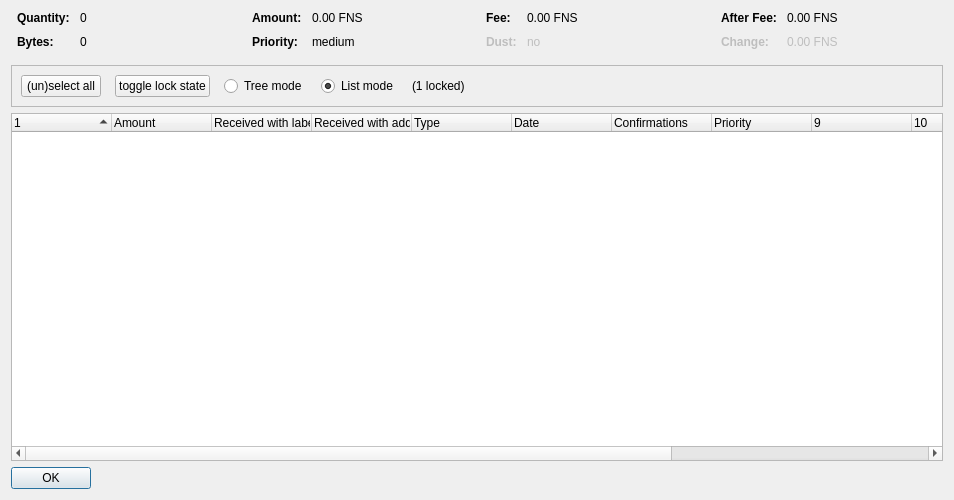
<?xml version="1.0" encoding="UTF-8"?>
<ui version="4.0">
 <class>CoinControlDialog</class>
 <widget class="QDialog" name="CoinControlDialog">
  <property name="geometry">
   <rect>
    <x>0</x>
    <y>0</y>
    <width>954</width>
    <height>500</height>
   </rect>
  </property>
  <property name="windowTitle">
   <string>Coin Selection</string>
  </property>
  <layout class="QVBoxLayout" name="verticalLayout">
   <item>
    <layout class="QHBoxLayout" name="horizontalLayoutTop" stretch="0,0,0,0">
     <property name="topMargin">
      <number>0</number>
     </property>
     <property name="bottomMargin">
      <number>10</number>
     </property>
     <item>
      <layout class="QFormLayout" name="formLayoutCoinControl1">
       <property name="horizontalSpacing">
        <number>10</number>
       </property>
       <property name="verticalSpacing">
        <number>10</number>
       </property>
       <property name="leftMargin">
        <number>6</number>
       </property>
       <property name="rightMargin">
        <number>6</number>
       </property>
       <item row="0" column="0">
        <widget class="QLabel" name="labelCoinControlQuantityText">
         <property name="font">
          <font>
           <weight>75</weight>
           <bold>true</bold>
          </font>
         </property>
         <property name="text">
          <string>Quantity:</string>
         </property>
        </widget>
       </item>
       <item row="0" column="1">
        <widget class="QLabel" name="labelCoinControlQuantity">
         <property name="cursor">
          <cursorShape>IBeamCursor</cursorShape>
         </property>
         <property name="contextMenuPolicy">
          <enum>Qt::ActionsContextMenu</enum>
         </property>
         <property name="text">
          <string notr="true">0</string>
         </property>
         <property name="textInteractionFlags">
          <set>Qt::LinksAccessibleByMouse|Qt::TextSelectableByKeyboard|Qt::TextSelectableByMouse</set>
         </property>
        </widget>
       </item>
       <item row="1" column="0">
        <widget class="QLabel" name="labelCoinControlBytesText">
         <property name="font">
          <font>
           <weight>75</weight>
           <bold>true</bold>
          </font>
         </property>
         <property name="text">
          <string>Bytes:</string>
         </property>
        </widget>
       </item>
       <item row="1" column="1">
        <widget class="QLabel" name="labelCoinControlBytes">
         <property name="cursor">
          <cursorShape>IBeamCursor</cursorShape>
         </property>
         <property name="contextMenuPolicy">
          <enum>Qt::ActionsContextMenu</enum>
         </property>
         <property name="text">
          <string notr="true">0</string>
         </property>
         <property name="textInteractionFlags">
          <set>Qt::LinksAccessibleByMouse|Qt::TextSelectableByKeyboard|Qt::TextSelectableByMouse</set>
         </property>
        </widget>
       </item>
      </layout>
     </item>
     <item>
      <layout class="QFormLayout" name="formLayoutCoinControl2">
       <property name="horizontalSpacing">
        <number>10</number>
       </property>
       <property name="verticalSpacing">
        <number>10</number>
       </property>
       <property name="leftMargin">
        <number>6</number>
       </property>
       <property name="rightMargin">
        <number>6</number>
       </property>
       <item row="0" column="0">
        <widget class="QLabel" name="labelCoinControlAmountText">
         <property name="font">
          <font>
           <weight>75</weight>
           <bold>true</bold>
          </font>
         </property>
         <property name="text">
          <string>Amount:</string>
         </property>
        </widget>
       </item>
       <item row="0" column="1">
        <widget class="QLabel" name="labelCoinControlAmount">
         <property name="cursor">
          <cursorShape>IBeamCursor</cursorShape>
         </property>
         <property name="contextMenuPolicy">
          <enum>Qt::ActionsContextMenu</enum>
         </property>
         <property name="text">
          <string notr="true">0.00 FNS</string>
         </property>
         <property name="textInteractionFlags">
          <set>Qt::LinksAccessibleByMouse|Qt::TextSelectableByKeyboard|Qt::TextSelectableByMouse</set>
         </property>
        </widget>
       </item>
       <item row="1" column="0">
        <widget class="QLabel" name="labelCoinControlPriorityText">
         <property name="font">
          <font>
           <weight>75</weight>
           <bold>true</bold>
          </font>
         </property>
         <property name="text">
          <string>Priority:</string>
         </property>
        </widget>
       </item>
       <item row="1" column="1">
        <widget class="QLabel" name="labelCoinControlPriority">
         <property name="cursor">
          <cursorShape>IBeamCursor</cursorShape>
         </property>
         <property name="contextMenuPolicy">
          <enum>Qt::ActionsContextMenu</enum>
         </property>
         <property name="text">
          <string>medium</string>
         </property>
         <property name="textInteractionFlags">
          <set>Qt::LinksAccessibleByMouse|Qt::TextSelectableByKeyboard|Qt::TextSelectableByMouse</set>
         </property>
        </widget>
       </item>
      </layout>
     </item>
     <item>
      <layout class="QFormLayout" name="formLayoutCoinControl3">
       <property name="horizontalSpacing">
        <number>10</number>
       </property>
       <property name="verticalSpacing">
        <number>10</number>
       </property>
       <property name="leftMargin">
        <number>6</number>
       </property>
       <property name="rightMargin">
        <number>6</number>
       </property>
       <item row="0" column="0">
        <widget class="QLabel" name="labelCoinControlFeeText">
         <property name="font">
          <font>
           <weight>75</weight>
           <bold>true</bold>
          </font>
         </property>
         <property name="text">
          <string>Fee:</string>
         </property>
        </widget>
       </item>
       <item row="0" column="1">
        <widget class="QLabel" name="labelCoinControlFee">
         <property name="cursor">
          <cursorShape>IBeamCursor</cursorShape>
         </property>
         <property name="contextMenuPolicy">
          <enum>Qt::ActionsContextMenu</enum>
         </property>
         <property name="text">
          <string notr="true">0.00 FNS</string>
         </property>
         <property name="textInteractionFlags">
          <set>Qt::LinksAccessibleByMouse|Qt::TextSelectableByKeyboard|Qt::TextSelectableByMouse</set>
         </property>
        </widget>
       </item>
       <item row="1" column="0">
        <widget class="QLabel" name="labelCoinControlLowOutputText">
         <property name="enabled">
          <bool>false</bool>
         </property>
         <property name="font">
          <font>
           <weight>75</weight>
           <bold>true</bold>
          </font>
         </property>
         <property name="text">
          <string>Dust:</string>
         </property>
        </widget>
       </item>
       <item row="1" column="1">
        <widget class="QLabel" name="labelCoinControlLowOutput">
         <property name="enabled">
          <bool>false</bool>
         </property>
         <property name="cursor">
          <cursorShape>IBeamCursor</cursorShape>
         </property>
         <property name="contextMenuPolicy">
          <enum>Qt::ActionsContextMenu</enum>
         </property>
         <property name="text">
          <string>no</string>
         </property>
         <property name="textInteractionFlags">
          <set>Qt::LinksAccessibleByMouse|Qt::TextSelectableByKeyboard|Qt::TextSelectableByMouse</set>
         </property>
        </widget>
       </item>
      </layout>
     </item>
     <item>
      <layout class="QFormLayout" name="formLayoutCoinControl4">
       <property name="horizontalSpacing">
        <number>10</number>
       </property>
       <property name="verticalSpacing">
        <number>10</number>
       </property>
       <property name="leftMargin">
        <number>6</number>
       </property>
       <property name="rightMargin">
        <number>6</number>
       </property>
       <item row="0" column="0">
        <widget class="QLabel" name="labelCoinControlAfterFeeText">
         <property name="font">
          <font>
           <weight>75</weight>
           <bold>true</bold>
          </font>
         </property>
         <property name="text">
          <string>After Fee:</string>
         </property>
        </widget>
       </item>
       <item row="0" column="1">
        <widget class="QLabel" name="labelCoinControlAfterFee">
         <property name="cursor">
          <cursorShape>IBeamCursor</cursorShape>
         </property>
         <property name="contextMenuPolicy">
          <enum>Qt::ActionsContextMenu</enum>
         </property>
         <property name="text">
          <string notr="true">0.00 FNS</string>
         </property>
         <property name="textInteractionFlags">
          <set>Qt::LinksAccessibleByMouse|Qt::TextSelectableByKeyboard|Qt::TextSelectableByMouse</set>
         </property>
        </widget>
       </item>
       <item row="1" column="0">
        <widget class="QLabel" name="labelCoinControlChangeText">
         <property name="enabled">
          <bool>false</bool>
         </property>
         <property name="font">
          <font>
           <weight>75</weight>
           <bold>true</bold>
          </font>
         </property>
         <property name="text">
          <string>Change:</string>
         </property>
        </widget>
       </item>
       <item row="1" column="1">
        <widget class="QLabel" name="labelCoinControlChange">
         <property name="enabled">
          <bool>false</bool>
         </property>
         <property name="cursor">
          <cursorShape>IBeamCursor</cursorShape>
         </property>
         <property name="contextMenuPolicy">
          <enum>Qt::ActionsContextMenu</enum>
         </property>
         <property name="text">
          <string notr="true">0.00 FNS</string>
         </property>
         <property name="textInteractionFlags">
          <set>Qt::LinksAccessibleByMouse|Qt::TextSelectableByKeyboard|Qt::TextSelectableByMouse</set>
         </property>
        </widget>
       </item>
      </layout>
     </item>
    </layout>
   </item>
   <item>
    <widget class="QFrame" name="frame">
     <property name="minimumSize">
      <size>
       <width>0</width>
       <height>40</height>
      </size>
     </property>
     <property name="frameShape">
      <enum>QFrame::StyledPanel</enum>
     </property>
     <property name="frameShadow">
      <enum>QFrame::Sunken</enum>
     </property>
     <layout class="QHBoxLayout" name="horizontalLayout">
      <item>
       <layout class="QHBoxLayout" name="horizontalLayoutPanel" stretch="0,0,0,0,0,0">
        <property name="spacing">
         <number>14</number>
        </property>
        <item>
         <widget class="QPushButton" name="pushButtonSelectAll">
          <property name="sizePolicy">
           <sizepolicy hsizetype="Maximum" vsizetype="Fixed">
            <horstretch>0</horstretch>
            <verstretch>0</verstretch>
           </sizepolicy>
          </property>
          <property name="text">
           <string>(un)select all</string>
          </property>
          <property name="autoDefault">
           <bool>false</bool>
          </property>
         </widget>
        </item>
        <item>
         <widget class="QPushButton" name="pushButtonToggleLock">
          <property name="sizePolicy">
           <sizepolicy hsizetype="Maximum" vsizetype="Fixed">
            <horstretch>0</horstretch>
            <verstretch>0</verstretch>
           </sizepolicy>
          </property>
          <property name="text">
           <string>toggle lock state</string>
          </property>
          <property name="autoDefault">
           <bool>false</bool>
          </property>
         </widget>
        </item>
        <item>
         <widget class="QRadioButton" name="radioTreeMode">
          <property name="sizePolicy">
           <sizepolicy hsizetype="Maximum" vsizetype="Fixed">
            <horstretch>0</horstretch>
            <verstretch>0</verstretch>
           </sizepolicy>
          </property>
          <property name="text">
           <string>Tree mode</string>
          </property>
         </widget>
        </item>
        <item>
         <widget class="QRadioButton" name="radioListMode">
          <property name="sizePolicy">
           <sizepolicy hsizetype="Maximum" vsizetype="Fixed">
            <horstretch>0</horstretch>
            <verstretch>0</verstretch>
           </sizepolicy>
          </property>
          <property name="text">
           <string>List mode</string>
          </property>
          <property name="checked">
           <bool>true</bool>
          </property>
         </widget>
        </item>
        <item>
         <widget class="QLabel" name="labelLocked">
          <property name="text">
           <string>(1 locked)</string>
          </property>
         </widget>
        </item>
        <item>
         <spacer name="horizontalSpacer">
          <property name="orientation">
           <enum>Qt::Horizontal</enum>
          </property>
          <property name="sizeHint" stdset="0">
           <size>
            <width>40</width>
            <height>20</height>
           </size>
          </property>
         </spacer>
        </item>
       </layout>
      </item>
     </layout>
    </widget>
   </item>
   <item>
    <widget class="CoinControlTreeWidget" name="treeWidget">
     <property name="contextMenuPolicy">
      <enum>Qt::CustomContextMenu</enum>
     </property>
     <property name="sortingEnabled">
      <bool>false</bool>
     </property>
     <property name="columnCount">
      <number>13</number>
     </property>
     <attribute name="headerShowSortIndicator" stdset="0">
      <bool>true</bool>
     </attribute>
     <attribute name="headerStretchLastSection">
      <bool>false</bool>
     </attribute>
     <column>
      <property name="text">
       <string/>
      </property>
     </column>
     <column>
      <property name="text">
       <string>Amount</string>
      </property>
     </column>
     <column>
      <property name="text">
       <string>Received with label</string>
      </property>
     </column>
     <column>
      <property name="text">
       <string>Received with address</string>
      </property>
     </column>
     <column>
      <property name="text">
       <string>Type</string>
      </property>
     </column>
     <column>
      <property name="text">
       <string>Date</string>
      </property>
     </column>
     <column>
      <property name="text">
       <string>Confirmations</string>
      </property>
      <property name="toolTip">
       <string>Confirmed</string>
      </property>
     </column>
     <column>
      <property name="text">
       <string>Priority</string>
      </property>
     </column>
     <column>
      <property name="text">
       <string/>
      </property>
     </column>
     <column>
      <property name="text">
       <string/>
      </property>
     </column>
     <column>
      <property name="text">
       <string/>
      </property>
     </column>
     <column>
      <property name="text">
       <string/>
      </property>
     </column>
     <column>
      <property name="text">
       <string/>
      </property>
     </column>
    </widget>
   </item>
   <item>
    <widget class="QDialogButtonBox" name="buttonBox">
     <property name="sizePolicy">
      <sizepolicy hsizetype="Maximum" vsizetype="Fixed">
       <horstretch>0</horstretch>
       <verstretch>0</verstretch>
      </sizepolicy>
     </property>
     <property name="orientation">
      <enum>Qt::Horizontal</enum>
     </property>
     <property name="standardButtons">
      <set>QDialogButtonBox::Ok</set>
     </property>
    </widget>
   </item>
  </layout>
 </widget>
 <customwidgets>
  <customwidget>
   <class>CoinControlTreeWidget</class>
   <extends>QTreeWidget</extends>
   <header>coincontroltreewidget.h</header>
  </customwidget>
 </customwidgets>
 <resources/>
 <connections/>
</ui>
